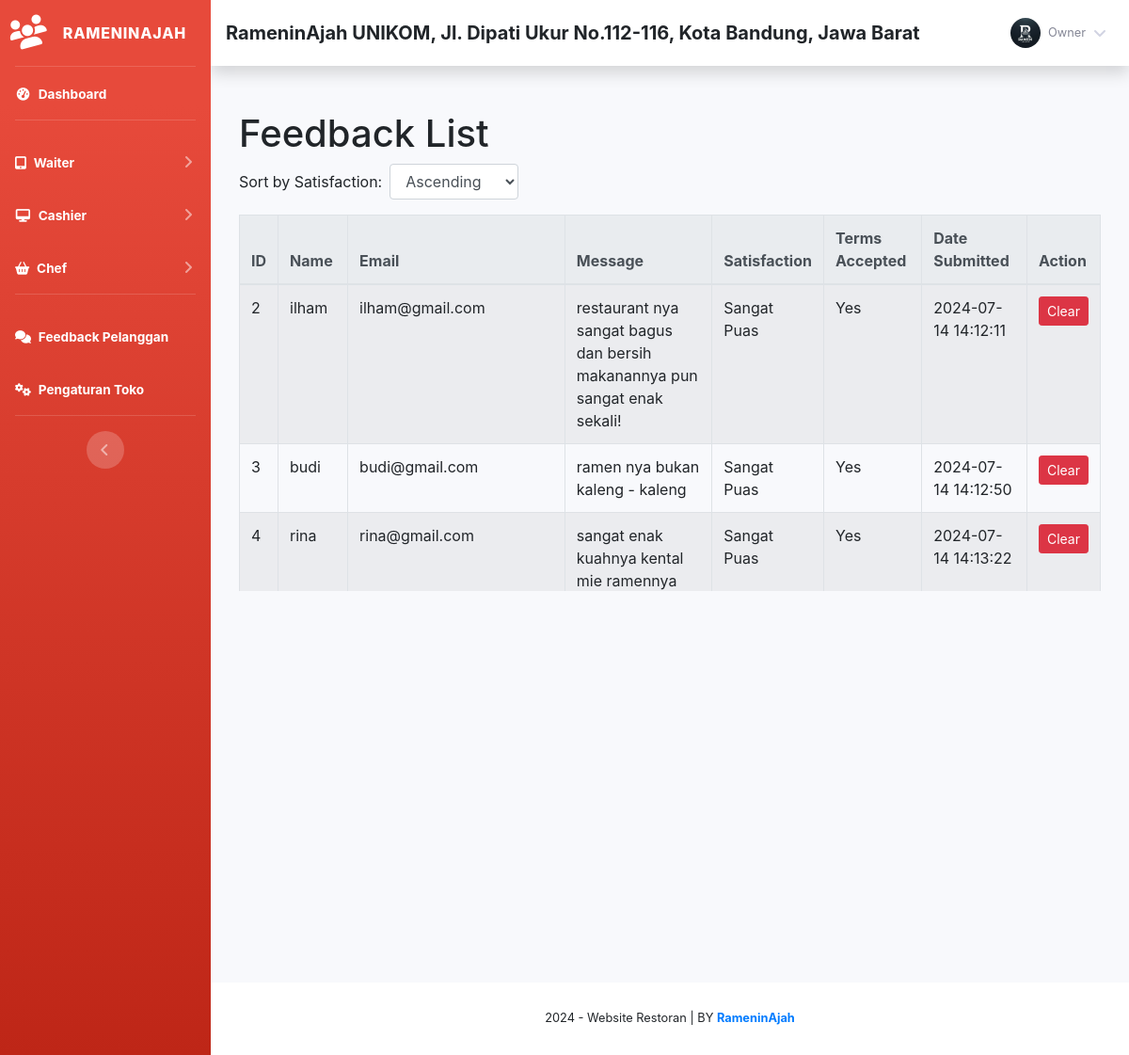
The app's page /Assets/php/index.php?page=feedback (signed in) with its own data.
### tables this page shows
CREATE TABLE `toko` (
  `id_toko` int(11) NOT NULL AUTO_INCREMENT,
  `nama_toko` varchar(255) NOT NULL,
  `alamat_toko` text NOT NULL,
  `tlp` varchar(255) NOT NULL,
  `nama_pemilik` varchar(255) NOT NULL,
  PRIMARY KEY (`id_toko`)
);

CREATE TABLE `member` (
  `id_member` int(11) NOT NULL AUTO_INCREMENT,
  `nm_member` varchar(255) NOT NULL,
  `alamat_member` text NOT NULL,
  `telepon` varchar(255) NOT NULL,
  `email` varchar(255) NOT NULL,
  `gambar` text NOT NULL,
  `NIK` text NOT NULL,
  PRIMARY KEY (`id_member`)
);

CREATE TABLE `feedback` (
  `id_feedback` int(11) NOT NULL AUTO_INCREMENT,
  `name` varchar(255) NOT NULL,
  `email` varchar(255) NOT NULL,
  `message` text NOT NULL,
  `satisfaction` enum('Sangat Puas','Cukup Puas','Tidak Puas') NOT NULL,
  `terms_accepted` tinyint(1) NOT NULL,
  `tgl_input` timestamp NOT NULL DEFAULT current_timestamp(),
  PRIMARY KEY (`id_feedback`)
);

### Assets/php/admin/module/feedback/index.php (the view, shortened to what this page needs)
<?php
$servername = "localhost";
$username = "root";
$password = "";
$dbname = "db_toko";
$conn = new mysqli($servername, $username, $password, $dbname);
$sql = "SELECT id_feedback, name, email, message, satisfaction, terms_accepted, tgl_input FROM feedback";
$result = $conn->query($sql);
?>
<!DOCTYPE html>
<html lang="en">
<head>
    <link href="https://maxcdn.bootstrapcdn.com/bootstrap/4.5.2/css/bootstrap.min.css" rel="stylesheet">
</head>
<body>
    <div class="container mt-5">
        <h1>Feedback List</h1>
        <form id="sort-form" class="form-inline mb-3">
            <div class="form-group mr-2">
                <label for="sort_order" class="mr-2">Sort by Satisfaction:</label>
                <select name="sort_order" id="sort_order" class="form-control">
                    <option value="asc">Ascending</option>
                </select>
            </div>
        </form>
        <div class="table-wrapper">
            <table class="table table-bordered table-striped">
                <thead class="thead-light">
                    <tr>
                        <th>ID</th>
                        <th>Name</th>
                        <th>Email</th>
                        <th>Message</th>
                        <th class="sortable" data-sort="satisfaction">Satisfaction</th>
                        <th>Terms Accepted</th>
                        <th>Date Submitted</th>
                        <th>Action</th>
                    </tr>
                </thead>
                <tbody id="feedback-table">
                    <?php
                    if ($result->num_rows > 0) {
                        while($row = $result->fetch_assoc()) {
                            echo "<tr>";
                            echo "<td>" . $row["id_feedback"] . "</td>";
                            echo "<td>" . $row["name"] . "</td>";
                            echo "<td>" . $row["email"] . "</td>";
                            echo "<td>" . $row["message"] . "</td>";
                            echo "<td>" . $row["satisfaction"] . "</td>";
                            echo "<td>" . ($row["terms_accepted"] ? "Yes" : "No") . "</td>";
                            echo "<td>" . $row["tgl_input"] . "</td>";
                            echo "<td>";
                            echo "<form method='post' class='delete-form' data-id='" . $row["id_feedback"] . "' style='display:inline;'>";
                            echo "<button type='submit' class='btn btn-danger btn-sm'>Clear</button>";
                            echo "</form>";
                            echo "</td>";
                            echo "</tr>";
                        }
                    } else {
                        echo "<tr><td colspan='8'>No feedback found</td></tr>";
                    }
                    ?>
                </tbody>
            </table>
        </div>
    </div>
</body>
</html>

### Assets/php/admin/template/sidebar.php (shortened to what this page needs)
<?php
    $id = $_SESSION['admin']['id_member'];
    $role_id = $_SESSION['admin']['role_id'];
    $hasil_profil = $lihat->member_edit($id);
?>
<ul class="navbar-nav bg-gradient-danger sidebar sidebar-dark accordion" id="accordionSidebar">
    <a class="sidebar-brand d-flex align-items-center justify-content-center" href="index.php">
        <div class="sidebar-brand-icon rotate-n-15">
            <i class="fa fa-users"></i>
        </div>
        <div class="sidebar-brand-text mx-3">RameninAjah<sup></sup></div>
    </a>
    <hr class="sidebar-divider my-0">
    <?php if ($role_id == 1) {  ?>
    <li class="nav-item active">
        <a class="nav-link" href="index.php">
            <i class="fas fa-fw fa-tachometer-alt"></i>
            <span>Dashboard</span></a>
    </li>
    <?php } ?>
    <hr class="sidebar-divider">
    <?php if ($role_id == 1 || $role_id == 2) {  ?>
    <li class="nav-item active">
        <a class="nav-link collapsed" href="#" data-toggle="collapse" data-target="#collapseTwo" aria-expanded="true"
            aria-controls="collapseTwo">
            <i class="fa fa-tablet"></i>
            <span>Waiter</span>
        </a>
    </li>
    <?php } ?>
    <?php if ($role_id == 1 || $role_id == 3) {  ?>
    <li class="nav-item active">
        <a class="nav-link collapsed" href="#" data-toggle="collapse" data-target="#collapse3" aria-expanded="true"
            aria-controls="collapse3">
            <i class="fas fa-fw fa-desktop"></i>
            <span>Cashier</span>
        </a>
    </li>
    <?php } ?>
    <?php if ($role_id == 1 || $role_id == 4) {  ?>
    <li class="nav-item active">
        <a class="nav-link collapsed" href="#" data-toggle="collapse" data-target="#collapse4" aria-expanded="true"
            aria-controls="collapse4">
            <i class="fa fa-shopping-basket"></i>
            <span>Chef</span>
        </a>
    </li>
    <?php } ?>
    <?php if (in_array($role_id, [1, 2, 3, 4])) {  ?>
    <hr class="sidebar-divider">
    <li class="nav-item active">
        <a class="nav-link" href="index.php?page=feedback">
            <i class="fa fa-comments"></i>
            <span>Feedback Pelanggan</span></a>
    </li>
    <?php } ?>
    <?php if ($role_id == 1) {  ?>
    <li class="nav-item active">
        <a class="nav-link" href="index.php?page=pengaturan">
            <i class="fas fa-fw fa-cogs"></i>
            <span>Pengaturan Toko</span></a>
    </li>
    <?php } ?>
    <hr class="sidebar-divider d-none d-md-block">
    <div class="text-center d-none d-md-inline">
        <button class="rounded-circle border-0" id="sidebarToggle"></button>
    </div>
</ul>
<div id="content-wrapper" class="d-flex flex-column">
    <div id="content">
        <nav class="navbar navbar-expand navbar-light bg-white topbar mb-4 static-top shadow">
            <h5 class="d-lg-block d-none mt-2"><b><?php echo $toko['nama_toko'];?>, <?php echo $toko['alamat_toko'];?></b></h5>
            <ul class="navbar-nav ml-auto">
                <li class="nav-item dropdown no-arrow">
                    <a class="nav-link dropdown-toggle" href="#" id="userDropdown" role="button" data-toggle="dropdown"
                        aria-haspopup="true" aria-expanded="false">
                        <img class="img-profile rounded-circle"
                            src="assets/img/user/<?php echo $hasil_profil['gambar'];?>">
                        <span
                            class="mr-2 d-none d-lg-inline text-gray-600 small ml-2"><?php echo $hasil_profil['nm_member'];?></span>
                        <i class="fas fa-angle-down"></i>
                    </a>
                </li>
            </ul>
        </nav>
        <div class="container-fluid">

### Assets/php/admin/module/feedback/index.php (style rules this page uses)
.table-wrapper { max-height: 400px; overflow-y: auto; }

### records on screen
toko: nama_toko "RameninAjah UNIKOM", alamat_toko "Jl. Dipati Ukur No.112-116, Kota Bandung, Jawa Barat"
feedback: id_feedback "2", name "ilham", email "ilham@gmail.com", message "restaurant nya sangat bagus dan bersih makanannya pun sangat enak sekali!", satisfaction "Sangat Puas", terms_accepted "Yes", tgl_input "2024-07-14 14:12:11"
feedback: id_feedback "3", name "budi", email "budi@gmail.com", message "ramen nya bukan kaleng - kaleng", satisfaction "Sangat Puas", terms_accepted "Yes", tgl_input "2024-07-14 14:12:50"
feedback: id_feedback "4", name "rina", email "rina@gmail.com", message "sangat enak kuahnya kental mie ramennya…", satisfaction "Sangat Puas", terms_accepted "Yes", tgl_input "2024-07-14 14:13:22"

### other values on screen
$hasil_profil['nm_member'] "Owner"
